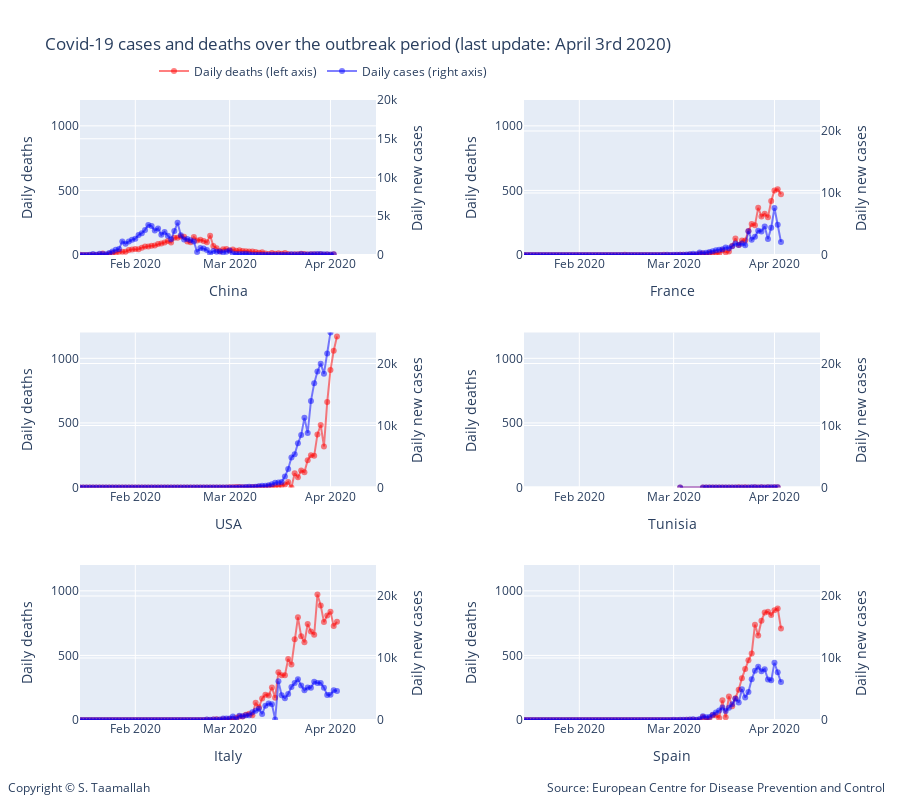

Notebook cell for this chart:
### Markdown cell above
</br>

- Italy has been under a lockdown since March 9th. Bars, restaurants and non-essential businesses were ordered to close on March 11th. Considering the 12th of March as the effective shutdown day and using a 16 day delay for the number of daily cases to peak (as derived from the China case above), we can expect a peak to be reached around March 28th. In Spain and in France, one can hope for a peak occuring 4 and 6 days later respectively i.e. April 1st and april 3rd. 

- It is interesting to see that the number of daily cases in Italy has not increased since March 22nd and remained between 5000 and 6000 per day. A similar observation can be made in Spain with the number of new cases flat since March 27th. 

- If the number of cases indeed peaked in Italy and Spain, then we should expect a peak in the number of daily deaths in Italy around April 7th in Italy, April 11th in Spain and April 13th in France.

### Code cell
#plotting number of cases and number of deaths for different countries
# all charts using same scale for ease of comparison
# number of death are on the left y-axis. 

# Add traces
trace1 = go.Scatter(
        x=df_china.index, 
        y=df_china['deaths'],
        mode='lines+markers',
        name='Daily deaths (left axis)',
        line_color='rgba(256, 0, 0, .5)',
)
trace2 = go.Scatter(
        x=df_china.index, 
        y=df_china['cases'],
        mode='lines+markers',
        name='Daily cases (right axis)',
        line_color='rgba(0, 0, 256, .5)',
        yaxis='y2'
)
trace3 = go.Scatter(
        x=df_france.index, 
        y=df_france['deaths'],
        mode='lines+markers',
        name='Daily deaths',
        showlegend=False,
        line_color='rgba(256, 0, 0, .5)',
        xaxis='x2',
        yaxis='y3'
)
trace4 = go.Scatter(
        x=df_france.index, 
        y=df_france['cases'],
        mode='lines+markers',
        name='Daily cases',
        line_color='rgba(0, 0, 256, .5)',
        xaxis='x2',
        yaxis='y4',
        showlegend=False,
)
trace5 = go.Scatter(
        x=df_usa.index, 
        y=df_usa['deaths'],
        mode='lines+markers',
        name='Daily deaths',
        line_color='rgba(256, 0, 0, .5)',
        xaxis='x3',
        yaxis='y5',
        showlegend=False,
)
trace6 = go.Scatter(
        x=df_usa.index, 
        y=df_usa['cases'],
        mode='lines+markers',
        name='Daily cases',
        line_color='rgba(0, 0, 256, .5)',
        xaxis='x3',
        yaxis='y6',
        showlegend=False,
)
trace7 = go.Scatter(
        x=df_tunisia.index, 
        y=df_tunisia['deaths'],
        mode='lines+markers',
        name='Daily deaths',
        line_color='rgba(256, 0, 0, .5)',
        xaxis='x4',
        yaxis='y7',
        showlegend=False,
)
trace8 = go.Scatter(
        x=df_tunisia.index, 
        y=df_tunisia['cases'],
        mode='lines+markers',
        name='Daily cases',
        line_color='rgba(0, 0, 256, .5)',
        xaxis='x4',
        yaxis='y8',
        showlegend=False,
)


trace9 = go.Scatter(
        x=df_italy.index, 
        y=df_italy['deaths'],
        mode='lines+markers',
        name='Daily deaths',
        line_color='rgba(256, 0, 0, .5)',
        xaxis='x5',
        yaxis='y9',
        showlegend=False,
)

trace10 = go.Scatter(
        x=df_italy.index, 
        y=df_italy['cases'],
        mode='lines+markers',
        name='Daily cases',
        line_color='rgba(0, 0, 256, .5)',
        xaxis='x5',
        yaxis='y10',
        showlegend=False,
)

trace11 = go.Scatter(
        x=df_spain.index, 
        y=df_spain['deaths'],
        mode='lines+markers',
        name='Daily deaths',
        line_color='rgba(256, 0, 0, .5)',
        xaxis='x6',
        yaxis='y11',
        showlegend=False,
)
trace12 = go.Scatter(
        x=df_spain.index, 
        y=df_spain['cases'],
        mode='lines+markers',
        name='Daily cases',
        line_color='rgba(0, 0, 256, .5)',
        xaxis='x6',
        yaxis='y12',
        showlegend=False,
)

data = [trace1, trace2, trace3, trace4, trace5, trace6, trace7, trace8, trace9, trace10, trace11, trace12]

layout = go.Layout(
    title='Covid-19 cases and deaths over the outbreak period (last update: April 3rd 2020)',
    legend=dict(x=.1, y=1.07, orientation="h"), 
    width=900,
    height=800,
    
    annotations=[
        dict(
            x=1.09,
            y=-0.125,
            showarrow=False,
            text='Source: European Centre for Disease Prevention and Control',
            xref='paper',
            yref='paper'
        ),
        
        dict(
            x=-0.1,
            y=-0.125,
            showarrow=False,
            text='Copyright © S. Taamallah ',
            xref='paper',
            yref='paper'
        )
    ],
    
    # Top left
    xaxis=dict(
        title='China',
        domain=[0, 0.4],
        range=['2020-01-15', '2020-04-15'],
    ),
    yaxis=dict(
        title='Daily deaths',
        #type='log',
        range=[0,1200],
        domain=[0.75, 1],
        anchor='x'
    ),
    yaxis2=dict(
        title = 'Daily new cases',
        #type='log',
        range=[0,20000],
        overlaying='y',
        side='right'
    ),
    

    # Top right
    xaxis2=dict(
        title='France',
        range=['2020-01-15', '2020-04-15'],
        domain=[0.6, 1.0],
        anchor='y3'
    ),
    yaxis3=dict(
        #type='log',
        title = 'Daily deaths',
        domain=[0.75, 1],
        anchor='x2',
        range=[0,1200],

    ),
    yaxis4=dict(
        title = 'Daily new cases',
        domain=[0.6, 1.0],
        overlaying='y3',
        range=[0,25000],
        side='right',
        anchor='x2'
    ),

    # middle left
    xaxis3=dict(
        title='USA',
        range=['2020-01-15', '2020-04-15'],
        domain=[0, 0.4],
        anchor='y5'
    ),
    yaxis5=dict(
        #type='log',
        title = 'Daily deaths',
        domain=[0.375, 0.625],
        range=[0,1200],
        anchor='x3'
    ),
    yaxis6=dict(
        title = 'Daily new cases',
        domain=[0.375, 0.625],
        overlaying='y5',
        range=[0,25000],
        side='right',
        anchor='x3'
    ),

    # middle right
    xaxis4=dict(
        title='Tunisia',
        range=['2020-01-15', '2020-04-15'],
        domain=[0.6, 1.0],
        anchor='y7'
    ),
    yaxis7=dict(
        #type='log',
        title = 'Daily deaths',
        domain=[0.375, 0.625],
        range=[0,1200],
        anchor='x4'
    ),
    yaxis8=dict(
        title = 'Daily new cases',
        domain=[0.375, 0.625],
        overlaying='y7',
        range=[0,25000],
        side='right',
        anchor='x4'
    ),
    
    # Bottom left
    xaxis5=dict(
        title='Italy',
        range=['2020-01-15', '2020-04-15'],
        domain=[0, 0.4],
        anchor='y9'
    ),
    yaxis9=dict(
        #type='log',
        title = 'Daily deaths',
        domain=[0, 0.25],
        range=[0,1200],
        anchor='x5'
    ),
    yaxis10=dict(
        title = 'Daily new cases',
        domain=[0, 0.25],
        overlaying='y9',
        range=[0,25000],
        side='right',
        anchor='x5'
    ),
    
    # Bottom bottom right
    xaxis6=dict(
        title='Spain',
        range=['2020-01-15', '2020-04-15'],
        domain=[0.6, 1.0],
        anchor='y11'
    ),
    yaxis11=dict(
        #type='log',
        title = 'Daily deaths',
        domain=[0, 0.25],
        range=[0,1200],
        anchor='x6'
    ),
    yaxis12=dict(
        title = 'Daily new cases',
        domain=[0, 0.25],
        overlaying='y11',
        range=[0,25000],
        side='right',
        anchor='x6'
    )
    
)


    
fig = go.Figure(data=data, layout=layout)


fig.show()


#py.plot(data, filename = 'basic-line', auto_open=True)

#py.plot(data, filename='privacy-public', sharing='public')

from plotly.offline import plot
plot(fig, filename="STaamallah_covid19_analysis_chart_4_20200403.html", auto_open = False)

#from IPython.display import HTML, display
#display(HTML('STaamallah_covid19_analysis_chart_4_20200403.html'), metadata=dict(isolated=False))
